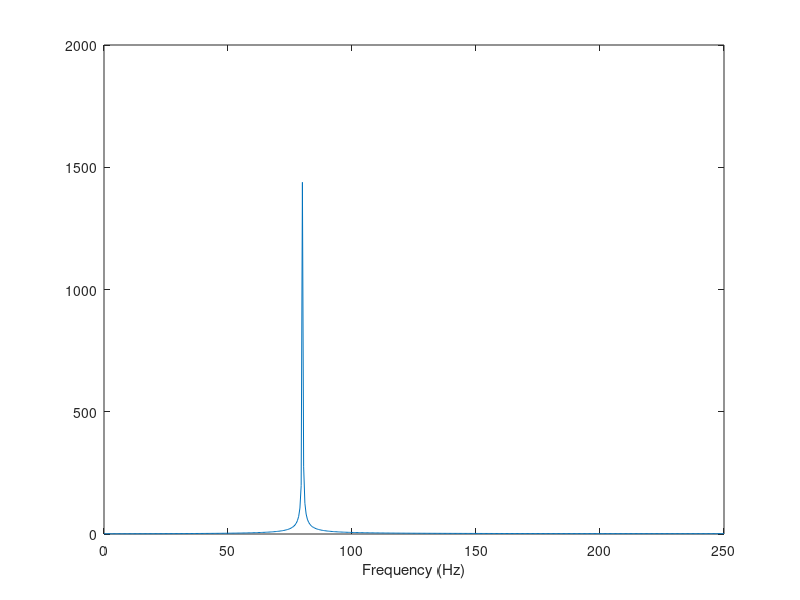
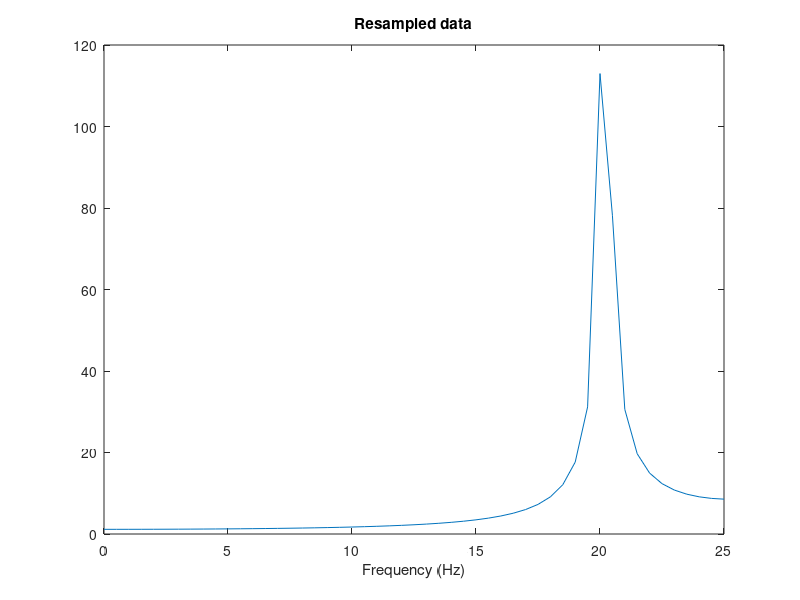
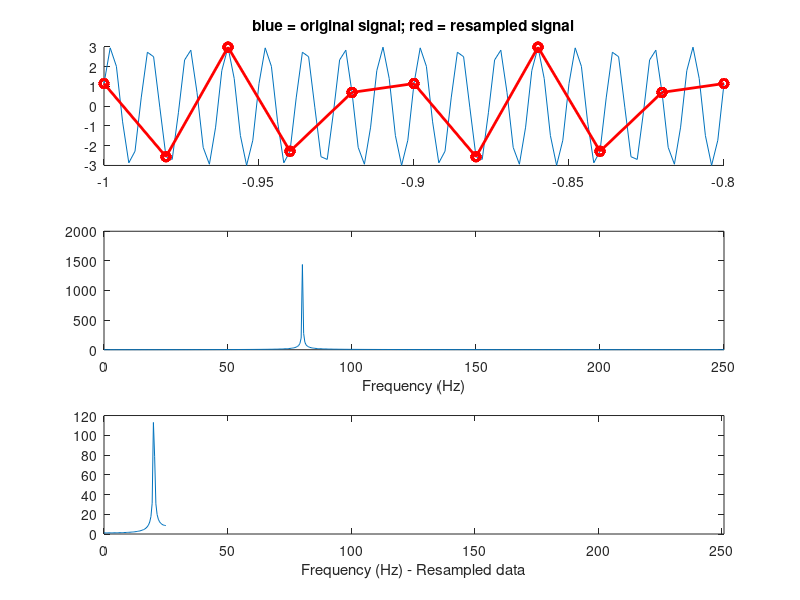

These figures' MATLAB source, in order:
%% generate some signal

% set sampling rate
srate = 500;
 
% calculate Nyquist Frequency
Nyquist= srate/2

% list a frequency
frex = 80;

% list some random amplitudes... make sure there are 
% the same number of amplitudes as there are frequencies!
amplit = [ 3 ];

% phases... trial 1 e 2 sono in fase, il 3 ? sfasato di pi/8.
phases = [pi/8]

% define time...
time=-1:1/srate:1;



% generate a sine_wave

sine_wave = amplit * sin(2*pi*frex.*time + phases);


%compute FFT
sine_fft=fft(sine_wave);

% determine x-axis of fft plot.
frequencies = linspace(0,Nyquist,length(sine_wave)/2+1);


figure
plot(frequencies, abs(sine_fft(1:length(frequencies))));
xlabel('Frequency (Hz)')


% resample data by selecting a subset of points
resample_factor=10

time_res=time(1:resample_factor:end);


sine_wave_res=sine_wave(1: resample_factor :end);

srate_res=srate/resample_factor

Nyquist_res=srate_res/2

sine_res_fft=fft(sine_wave_res);

frequencies_res = linspace(0, Nyquist_res, length(sine_wave_res)/2+1);
figure
plot(frequencies_res, abs(sine_res_fft(1:length(frequencies_res))));
xlabel('Frequency (Hz)')
title('Resampled data')


time2plot=-1:1/srate:-0.8
points2plot_or=dsearchn(time', time2plot');
points2plot_res=dsearchn(time_res', time2plot');

figure
subplot(3,1,1)
hold on
plot(time(points2plot_or), sine_wave(points2plot_or));
plot(time_res(points2plot_res), sine_wave_res(points2plot_res), 'o-', 'color', 'red', 'LineWidth', 2)
title('blue = original signal; red = resampled signal')
hold off

subplot(3,1,2)
plot(frequencies, abs(sine_fft(1:length(frequencies))));
xlabel('Frequency (Hz)')


subplot(3,1,3)
% NOTE: to make a comparison with the original data (and to show the
% aliasing) I set the same xlim of the original data.
plot(frequencies_res, abs(sine_res_fft(1:length(frequencies_res))));
set(gca, 'xlim', [0 Nyquist+1])
xlabel('Frequency (Hz) - Resampled data')








